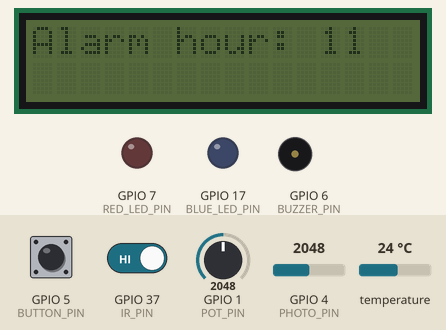
This sketch was run on a simulated ESP32-S3. Shown: 16×2 character LCD, output pins drawn as LEDs (lit = HIGH), buzzer (waves = sounding, pin HIGH). Wiring (inferred from the names in the program): IR receiver: data GPIO 37. The test bench sets the inputs (shaded band); at power-on: GPIO 4 (PHOTO_PIN) = 2048, GPIO 5 (BUTTON_PIN) HIGH, GPIO 1 (POT_PIN) = 2048, GPIO 37 (IR_PIN) HIGH, temperature 24 °C. The local clock reads 2024-03-15 10:24:30 at power-on unless the sketch sets it.

Above: at 1.2 s.
1.3 s: GPIO 4 (PHOTO_PIN) set to 1311
2.8 s: GPIO 4 (PHOTO_PIN) set to 1220
At 3.2 s:
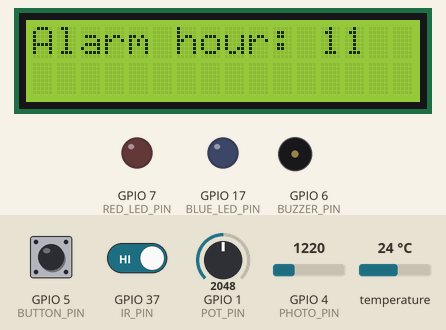
4.3 s: GPIO 5 (BUTTON_PIN) pulled LOW for 0.15 s
At 4.6 s:
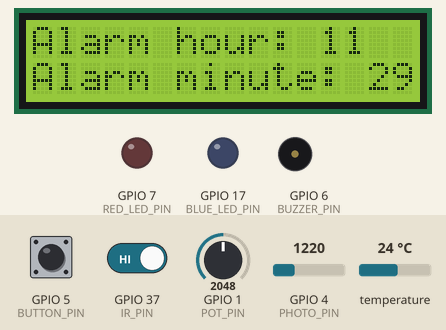
5.9 s: GPIO 5 (BUTTON_PIN) pulled LOW for 1 s
At 6.9 s:
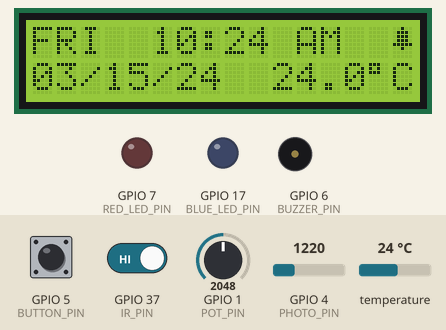
8.4 s: GPIO 5 (BUTTON_PIN) pulled LOW for 0.15 s
At 9.3 s:
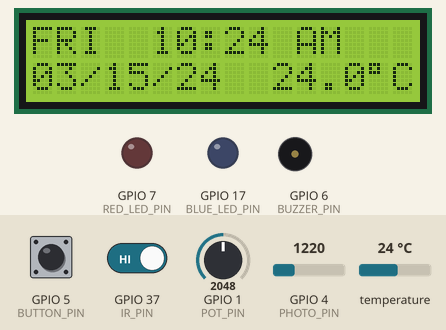
10.0 s: GPIO 4 (PHOTO_PIN) set to 1320
At 11.0 s:
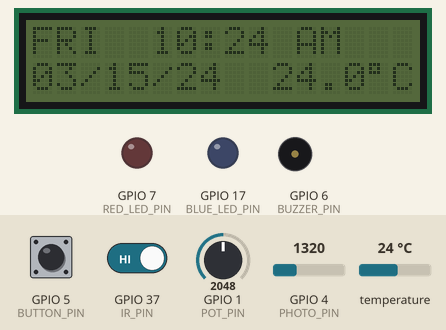
Timing chart, 0 to 13.0 s (numbered marks = the images above; inputs shaded):
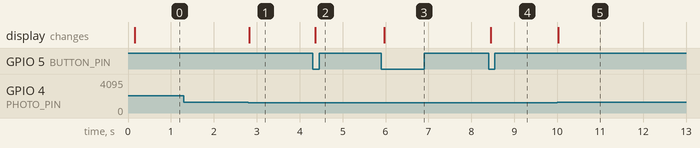

Measured:
- the behaviour switches between 1280 and 1279 on GPIO 4 (PHOTO_PIN) (found by bisection; images 0 and 1)
- after the input at 1.3 s, every drawn part: stays the same
- after the input at 2.8 s, the display: changes at once (image 1)
- after the input at 4.3 s, the display: changes after 0.07 s (image 2)
- after the input at 5.9 s, the display: changes after 0.06 s (image 3)
- after the input at 8.4 s, the display: changes after 0.05 s (image 4)
- after the input at 10.0 s, the display: changes at once (image 5)

The sketch:

Final_Project.ino
```cpp
/**
 * @file Final_Project.ino
 * @author Yehoshua Luna & Carter Lee
 * @date 2025-11-27
 * @brief Digital alarm clock project using RTC module, LCD module, IR remote, LEDs, button, and photoresistor.
 *
 * @version 4.0
 * @details
 * ### Update History
 * - **2025-11-27** (Update 4): Yehoshua wrapped up final code
 * - **2025-11-26** (Update 3): Yehoshua finished base function code
 * - **2025-11-25** (Update 2): Yehoshua wrote task function drafts
 * - **2025-11-20** (Update 1): Skeleton code by Carter
 */


// =========================================== Includes ===========================================
#include <Arduino.h>
#include <Wire.h>
#include <RTClib.h>
#include <LiquidCrystal_I2C.h>
#include <freertos/FreeRTOS.h>
#include <freertos/task.h>
#include <freertos/timers.h>
#include <driver/timer.h>


// ============================================ Macros ============================================
// Pin definitions
/** @def POT_PIN
 * @brief Analog pin connected to the potentiometer for setting the alarm time. */
#define POT_PIN 1
/** @def PHOTO_PIN
 * @brief Analog pin connected to the photoresistor (LDR) for ambient light sensing. */
#define PHOTO_PIN 4
/** @def BUTTON_PIN
 * @brief Digital pin connected to the alarm toggle/snooze button. Configured with PULLUP. */
#define BUTTON_PIN 5
/** @def BUZZER_PIN
 * @brief Digital pin connected to the buzzer for the alarm sound. */
#define BUZZER_PIN 6
/** @def RED_LED_PIN
 * @brief Digital pin connected to the Red LED, used for alarm visual indication. */
#define RED_LED_PIN 7
/** @def BLUE_LED_PIN
 * @brief Digital pin connected to the Blue LED, used for alarm visual indication. */
#define BLUE_LED_PIN 17

/** @def LCD_SCL
 * @brief I2C SCL pin for the LCD module. */
#define LCD_SCL 13
/** @def LCD_SDA
 * @brief I2C SDA pin for the LCD module. */
#define LCD_SDA 14
/** @def RTC_SCL
 * @brief I2C SCL pin for the RTC module (on bus 1). */
#define RTC_SCL 35
/** @def RTC_SDA
 * @brief I2C SDA pin for the RTC module (on bus 1). */
#define RTC_SDA 36

/** @def IR_PIN
 * @brief Digital pin connected to the IR receiver module. */
#define IR_PIN 37

// Configuration
/** @def IR_THRESH
 * @brief IR pulse number threshold to register an input from the remote/receiver. */
#define IR_THRESH 8
/** @def POT_THRESH
 * @brief Threshold value for detecting a significant change in potentiometer reading (used for alarm setting mode transition). */
#define POT_THRESH 500
/** @def IR_DEBOUNCE_MS
 * @brief Debounce time in milliseconds for the IR remote input, preventing rapid accidental triggers. */
#define IR_DEBOUNCE_MS 250
/** @def BACKLIGHT_THRESH
 * @brief Analog reading threshold from the photoresistor to determine if the LCD backlight should be turned off (high light) or on (low light). */
#define BACKLIGHT_THRESH 1280
/** @def BUTTON_DEBOUNCE_US
 * @brief Debounce time in microseconds for the button interrupt, preventing spurious triggers. */
#define BUTTON_DEBOUNCE_US 200000

/** @def IR_INTERVAL_MS
 * @brief Task delay in milliseconds for the IR task (approx 64Hz loop rate). */
#define IR_INTERVAL_MS 16
/** @def RTC_INTERVAL_MS
 * @brief Task delay in milliseconds for the RTC task (approx 32Hz loop rate). */
#define RTC_INTERVAL_MS 32
/** @def LCD_INTERVAL_MS
 * @brief Task delay in milliseconds for the LCD update task (approx 50Hz loop rate). */
#define LCD_INTERVAL_MS 20
/** @def ALARM_INTERVAL_MS
 * @brief Interrupt timer interval in milliseconds for the alarm LED flashing pattern (2Hz toggle rate). */
#define ALARM_INTERVAL_MS 500
/** @def PHOTO_POT_INTERVAL_MS
 * @brief Task delay in milliseconds for the photoresistor and potentiometer reading task (approx 20Hz loop rate). */
#define PHOTO_POT_INTERVAL_MS 50


// ========================================= Object Setup =========================================
/** @brief Separate I2C bus object for the RTC module. */
TwoWire RTC_I2C_BUS = TwoWire(1);
/** @brief LiquidCrystal_I2C object for controlling the 16x2 LCD display. */
LiquidCrystal_I2C lcd(0x27, 16, 2);
/** @brief RTC_DS3231 object for interacting with the DS3231 Real-Time Clock module. */
RTC_DS3231 rtc;


// =========================================== Handles ============================================
/** @brief Queue handle for transmitting potentiometer readings (uint16_t) to the LCD task. */
QueueHandle_t xPotQueue;
/** @brief Queue handle for transmitting photoresistor readings (uint16_t) to the LCD task. */
QueueHandle_t xPhotoQueue;
/** @brief Queue handle for transmitting the newly set alarm time (DateTime) from the LCD task to the RTC task. */
QueueHandle_t xAlarmQueue;

/** @brief Task handle for the Real-Time Clock management task. */
TaskHandle_t xTaskRTC;
/** @brief Task handle for the Liquid Crystal Display update and alarm setting task. */
TaskHandle_t xTaskLCD;
/** @brief Task handle for the Infrared remote receiver handling task. */
TaskHandle_t xTaskIR;

/** @brief Mutex to protect access to the \ref alarmEnabled global variable. */
SemaphoreHandle_t xEnabledMutex;
/** @brief Mutex to protect access to the \ref currentTime and \ref currentTemp global variables. */
SemaphoreHandle_t xTimeTempMutex;

/** @brief Hardware timer handle used for button debounce timing. */
hw_timer_t *xDebounceTimer = NULL;
/** @brief Hardware timer handle used to trigger the alarm flashing pattern. */
hw_timer_t *xAlarmTimer = NULL;


// ======================================= Global Variables =======================================
/** @brief Global variable storing the current time and date fetched from the RTC module.
 * Protected by \ref xTimeTempMutex. */
DateTime currentTime = DateTime((uint32_t)0);
/** @brief Volatile variable storing the last time the button was registered as pressed/released, used for hardware interrupt debouncing. */
volatile uint64_t lastDebounceTime = 0;
/** @brief Global variable storing the current temperature reading from the RTC module in degrees Celsius.
 * Protected by \ref xTimeTempMutex. */
float currentTemp = 0.0;
/** @brief Flag indicating whether the alarm is currently enabled (`true`) or disabled (`false`).
 * Protected by \ref xEnabledMutex. */
bool alarmEnabled = false;

/** @brief Custom character array for the LCD display, representing a small bell icon to indicate the alarm is enabled. */
uint8_t bell[8] = {
  0x04,  //   *
  0x0E,  //  ***
  0x0E,  //  ***
  0x0E,  //  ***
  0x1F,  // *****
  0x04,  //   *
  0x00,  //
  0x00   //
};


// ========================================== Interrupts ==========================================
/**
 * @brief Interrupt Service Routine (ISR) triggered by a change on the button pin (\ref BUTTON_PIN).
 *
 * This ISR implements debouncing logic using a hardware timer. If the button state change is stable,
 * it notifies the \ref xTaskLCD to handle the alarm enable/disable toggle or mode change.
 */
void IRAM_ATTR buttonInterrupt() {
  bool buttonState = gpio_get_level((gpio_num_t)BUTTON_PIN);
  uint64_t debounceTime = timerRead(xDebounceTimer);

  if (debounceTime - lastDebounceTime > BUTTON_DEBOUNCE_US) {
    lastDebounceTime = debounceTime;

    if (buttonState == LOW) {
      vTaskNotifyGiveFromISR(xTaskLCD, NULL);
    }
  }
}

/**
 * @brief Interrupt Service Routine (ISR) triggered by a falling edge on the IR receiver pin (\ref IR_PIN).
 *
 * This ISR notifies the \ref xTaskIR to process the IR signal.
 */
void IRAM_ATTR remoteInterrupt() {
  vTaskNotifyGiveFromISR(xTaskIR, NULL);
}

/**
 * @brief Interrupt Service Routine (ISR) triggered by the hardware alarm timer (\ref xAlarmTimer).
 *
 * This ISR toggles the LED alarm flashing pattern.
 */
void IRAM_ATTR alarmInterrupt() {
  gpio_set_level((gpio_num_t)RED_LED_PIN, !gpio_get_level((gpio_num_t)RED_LED_PIN));    // Toggles red LED
  gpio_set_level((gpio_num_t)BLUE_LED_PIN, !gpio_get_level((gpio_num_t)BLUE_LED_PIN));  // Toggles blue LED
}


// ======================================== Task Functions ========================================
/**
 * @brief FreeRTOS Task for managing the Liquid Crystal Display (LCD) and handling alarm setting logic.
 *
 * This task is responsible for:
 * 1. Reading ambient light from \ref xPhotoQueue to control the LCD backlight.
 * 2. Displaying the current time and temperature.
 * 3. Toggling the alarm state based on button input.
 * 4. Transitioning to alarm setting modes (hour and minute) based on potentiometer movement.
 * 5. Reading potentiometer input to set the alarm hour and minute, and sending the new time via \ref xAlarmQueue.
 *
 * @param pvParameters Not used.
 */
void vTaskLCD(void *pvParameters) {
  const char *days[] = { "SUN", "MON", "TUE", "WED", "THU", "FRI", "SAT" };
  char upperDisplayBuffer[32];  // DAY  HH:MM AM
  char lowerDisplayBuffer[32];  // MM/DD/YY TT.T*C
  const char *ampm;

  typedef enum {
    STATE_TIME,       // Normal time display mode
    STATE_SET_HOUR,   // Alarm hour-setting mode
    STATE_SET_MINUTE  // Alarm minute-setting mode
  } ClockState;

  ClockState currentState = STATE_TIME;

  DateTime lastTime = DateTime((uint32_t)0);
  DateTime alarmTime = DateTime((uint32_t)0);
  float lastTemp = 0.0;

  uint16_t potReading = 0;
  uint16_t photoReading = 0;
  uint16_t lastPotReading = 0;

  uint8_t hourMap = 0;
  uint8_t minuteMap = 0;
  uint8_t lastHourMap = 0;
  uint8_t lastMinuteMap = 0;

  bool backlight = true;
  bool updateLCD = true;

  lcd.createChar(0, bell);  // Creates bell character
  lcd.backlight();          // Starts with backlight on

  while (true) {
    xQueueReceive(xPhotoQueue, &photoReading, 0);  // Fetches most recent light reading

    // Checks for backlight updates
    if (photoReading < BACKLIGHT_THRESH) {
      if (backlight == false) {
        lcd.backlight();
        backlight = true;
      }
    } else {
      if (backlight == true) {
        lcd.noBacklight();
        backlight = false;
      }
    }

    switch (currentState) {
      case STATE_TIME:
        // Fetches most recent potentiometer readings
        if (xQueueReceive(xPotQueue, &potReading, 0)) {
          // Checks if potentiometer was moved
          if (abs(potReading - lastPotReading) > POT_THRESH) {
            currentState = STATE_SET_HOUR;  // Moves to next state
          }
        }

        // Checks for new button notifications
        if (ulTaskNotifyTake(pdTRUE, 0)) {
          if (xSemaphoreTake(xEnabledMutex, portMAX_DELAY)) {
            alarmEnabled = !alarmEnabled;   // Toggles alarm state
            xSemaphoreGive(xEnabledMutex);  // Gives back mutex
          }

          xTaskNotifyGive(xTaskRTC);  // Notify to toggle alarm state
          updateLCD = true;           // Updates LCD flag
        }

        // Checks for time updates
        if (xSemaphoreTake(xTimeTempMutex, portMAX_DELAY)) {
          if (lastTime.minute() != currentTime.minute() || lastTemp != currentTemp) {
            // Updates time and temperature
            lastTime = currentTime;
            lastTemp = currentTemp;
            updateLCD = true;  // Updates LCD flag
          }

          xSemaphoreGive(xTimeTempMutex);  // Gives back mutex
        }

        // Checks for LCD updates
        if (updateLCD) {
          // Determines whether AM or PM
          if (lastTime.isPM()) {
            ampm = "PM";
          } else {
            ampm = "AM";
          }

          sprintf(upperDisplayBuffer, "%s  %02d:%02d %s", days[lastTime.dayOfTheWeek()], lastTime.twelveHour(), lastTime.minute(), ampm);         // Formats time
          sprintf(lowerDisplayBuffer, "%02d/%02d/%02d  %2.1f%cC", lastTime.month(), lastTime.day(), lastTime.year() % 100, lastTemp, (char)223);  // Formats date/temp

          lcd.clear();
          lcd.print(upperDisplayBuffer);

          if (xSemaphoreTake(xEnabledMutex, portMAX_DELAY)) {
            if (alarmEnabled) {
              lcd.setCursor(15, 0);
              lcd.write(0);  // Prints bell
            }

            xSemaphoreGive(xEnabledMutex);  // Gives back mutex
          }

          lcd.setCursor(0, 1);
          lcd.print(lowerDisplayBuffer);
          updateLCD = false;
        }
        break;

      case STATE_SET_HOUR:
        // Checks for new button notifications
        if (ulTaskNotifyTake(pdTRUE, 0)) {
          currentState = STATE_SET_MINUTE;  // Moves to next state
        }

        // Grabs new poteniometer reading once ready
        if (xQueueReceive(xPotQueue, &lastPotReading, 0)) {
          hourMap = map(lastPotReading, 0, 4095, 0, 23);  // Maps reading to hour
        }

        // Checks if mapped value changed
        if (hourMap != lastHourMap) {
          lastHourMap = hourMap;
          lcd.clear();
          lcd.print("Alarm hour: ");
          lcd.print(hourMap);
        }
        break;

      case STATE_SET_MINUTE:
        // Checks for new button notifications
        if (ulTaskNotifyTake(pdTRUE, 0)) {
          if (xSemaphoreTake(xEnabledMutex, portMAX_DELAY)) {
            alarmEnabled = true;            // Marks alarm as enabled upon receiving mutex
            xSemaphoreGive(xEnabledMutex);  // Gives back mutex
          }

          alarmTime = DateTime(0, 0, 0, lastHourMap, lastMinuteMap, 0);  // Sets alarm time
          xQueueSend(xAlarmQueue, &alarmTime, portMAX_DELAY);            // Sends new alarm time
          currentState = STATE_TIME;
          updateLCD = true;
        }

        // Grabs new poteniometer reading once ready
        if (xQueueReceive(xPotQueue, &lastPotReading, 0)) {
          minuteMap = map(lastPotReading, 0, 4095, 0, 59);  // Maps reading to minute
        }

        // Checks if mapped value changed
        if (minuteMap != lastMinuteMap) {
          lastMinuteMap = minuteMap;
          lcd.setCursor(0, 1);
          lcd.print("Alarm minute: ");
          lcd.print(minuteMap);
          lcd.print(" ");
        }
        break;
    }

    vTaskDelay(pdMS_TO_TICKS(LCD_INTERVAL_MS));
  }
}

/**
 * @brief FreeRTOS Task for managing the Real-Time Clock (RTC) module.
 *
 * This task is responsible for:
 * 1. Periodically reading the current time and temperature from the RTC and updating \ref currentTime and \ref currentTemp (protected by \ref xTimeTempMutex).
 * 2. Receiving new alarm times from \ref xAlarmQueue and configuring the RTC alarm.
 * 3. Handling notifications from \ref xTaskLCD to enable/disable the RTC alarm setting.
 * 4. Checking if the RTC alarm has fired and starting/stopping the physical alarm (buzzer and LED timers).
 *
 * @param pvParameters Not used.
 */
void vTaskRTC(void *pvParameters) {
  DateTime alarmTime;         // Holds alarm set time
  bool alarmStarted = false;  // Tracks whether alarm has started

  rtc.disableAlarm(1);  // Disables any past alarm
  rtc.clearAlarm(1);    // Clears any past alarm flag

  while (true) {
    // Waits for time and temperature semaphore to be available
    if (xSemaphoreTake(xTimeTempMutex, portMAX_DELAY)) {
      // Fetches and stores current time and temperature
      currentTime = rtc.now();
      currentTemp = rtc.getTemperature();

      xSemaphoreGive(xTimeTempMutex);  // Gives mutex back
    }

    // Updates alarm time if queue has new data
    if (xQueueReceive(xAlarmQueue, &alarmTime, 0)) {
      rtc.clearAlarm(1);                         // Clears alarm flag
      rtc.setAlarm1(alarmTime, DS3231_A1_Hour);  // Sets new alarm time
    }

    // Toggles alarm if notification given
    if (ulTaskNotifyTake(pdTRUE, 0)) {
      if (xSemaphoreTake(xEnabledMutex, portMAX_DELAY)) {
        if (alarmEnabled) {
          rtc.setAlarm1(alarmTime, DS3231_A1_Hour);  // Sets alarm
        } else {
          rtc.setAlarm1(DateTime((uint32_t)0), DS3231_A1_Date);  // Dummy alarm time
          rtc.clearAlarm(1);                                     // Clears alarm flag
        }

        xSemaphoreGive(xEnabledMutex);  // Gives back mutex
      }
    }

    // Manages alarm indicators
    if (rtc.alarmFired(1)) {
      if (!alarmStarted) {
        // Starts buzzer and LEDs
        analogWrite(BUZZER_PIN, 128);
        digitalWrite(RED_LED_PIN, HIGH);
        digitalWrite(BLUE_LED_PIN, HIGH);

        timerRestart(xAlarmTimer);  // Resets timer counter
        timerStart(xAlarmTimer);    // Starts pattern timer
        alarmStarted = true;        // Updates flag
      }
    } else {
      if (alarmStarted) {
        alarmStarted = false;    // Updates flag
        timerStop(xAlarmTimer);  // Stops pattern timer

        // Turns off buzzer and LEDs
        analogWrite(BUZZER_PIN, 0);
        digitalWrite(RED_LED_PIN, LOW);
        digitalWrite(BLUE_LED_PIN, LOW);
      }
    }

    vTaskDelay(pdMS_TO_TICKS(RTC_INTERVAL_MS));
  }
}

/**
 * @brief FreeRTOS Task to handle the Infrared (IR) remote input.
 *
 * This task processes notifications from the \ref remoteInterrupt and implements an IR
 * debouncing mechanism. If a valid IR pulse count is detected (indicating a remote button press),
 * it sends a notification to \ref xTaskLCD, simulating a button press (e.g., for snooze/confirm).
 *
 * @param pvParameters Not used.
 */
void vTaskIR(void *pvParameters) {
  uint32_t pulseCountIR = 0;

  while (true) {
    pulseCountIR = ulTaskNotifyTake(pdTRUE, 0);

    if (pulseCountIR > IR_THRESH) {
      xTaskNotifyGive(xTaskLCD);
      vTaskDelay(pdMS_TO_TICKS(IR_DEBOUNCE_MS));
      ulTaskNotifyTake(pdTRUE, 0);
    }

    vTaskDelay(IR_INTERVAL_MS);
  }
}

/**
 * @brief FreeRTOS Task for reading the Photoreistor (LDR) and Potentiometer (POT) analog values.
 *
 * This task reads the analog inputs from \ref POT_PIN and \ref PHOTO_PIN and sends the values
 * to their respective queues (\ref xPotQueue, \ref xPhotoQueue) for other tasks to use.
 *
 * @param pvParameters Not used.
 */
void vTaskPhotoPot(void *pvParameters) {
  uint16_t potReading = 0;
  uint16_t photoReading = 0;

  while (true) {
    potReading = analogRead(POT_PIN);
    photoReading = analogRead(PHOTO_PIN);

    xQueueSend(xPotQueue, &potReading, portMAX_DELAY);
    xQueueSend(xPhotoQueue, &photoReading, portMAX_DELAY);

    vTaskDelay(pdMS_TO_TICKS(PHOTO_POT_INTERVAL_MS));
  }
}


// ============================================ Setup =============================================
/**
 * @brief System initialization function.
 *
 * Initializes serial communication, I2C buses for LCD and RTC, configures all peripheral pins,
 * initializes the LCD and RTC modules, creates FreeRTOS synchronization primitives (queues, mutexes),
 * creates all FreeRTOS tasks, and attaches hardware interrupts.
 */
void setup() {
  Serial.begin(115200);                 // Opens serial connection
  Wire.begin(LCD_SDA, LCD_SCL);         // Initializes LCD I2C bus, which is just global Wire bus
  RTC_I2C_BUS.begin(RTC_SDA, RTC_SCL);  // Initializes separate RTC I2C bus

  // Initializes other peripheral pins
  pinMode(IR_PIN, INPUT);
  pinMode(POT_PIN, INPUT);
  pinMode(BUTTON_PIN, INPUT_PULLUP);
  pinMode(BUZZER_PIN, OUTPUT);
  pinMode(RED_LED_PIN, OUTPUT);
  pinMode(BLUE_LED_PIN, OUTPUT);

  lcd.init();               // Initializes LCD module
  rtc.begin(&RTC_I2C_BUS);  // Initializes RTC module

  xDebounceTimer = timerBegin(1000000);  // Initializes debounce hardware timer at 1MHz
  xAlarmTimer = timerBegin(1000);        // Initializes alarm hardware timer at 1kHz

  // Creates semaphores
  xEnabledMutex = xSemaphoreCreateMutex();
  xTimeTempMutex = xSemaphoreCreateMutex();

  // Creates queues
  xPotQueue = xQueueCreate(5, sizeof(uint16_t));
  xPhotoQueue = xQueueCreate(5, sizeof(uint16_t));
  xAlarmQueue = xQueueCreate(5, sizeof(DateTime));

  // Creates tasks
  xTaskCreatePinnedToCore(vTaskRTC, "TaskRTC", 4096, NULL, 5, &xTaskRTC, 1);
  xTaskCreatePinnedToCore(vTaskLCD, "TaskLCD", 4096, NULL, 2, &xTaskLCD, 0);
  xTaskCreatePinnedToCore(vTaskPhotoPot, "TaskPhotoPot", 2048, NULL, 4, NULL, 1);
  xTaskCreatePinnedToCore(vTaskIR, "TaskIR", 2048, NULL, 3, &xTaskIR, 0);

  // Attaches interupts
  attachInterrupt(digitalPinToInterrupt(BUTTON_PIN), buttonInterrupt, CHANGE);
  attachInterrupt(digitalPinToInterrupt(IR_PIN), remoteInterrupt, FALLING);
  timerAttachInterrupt(xAlarmTimer, &alarmInterrupt);
  timerAlarm(xAlarmTimer, ALARM_INTERVAL_MS, true, 0);  // Configures timer alarm settings
  timerStop(xAlarmTimer);                               // Initially stops the timer
}


// ============================================= Loop =============================================
/**
 * @brief The main Arduino loop function.
 *
 * This function is left blank because all control and scheduling is handled by FreeRTOS tasks.
 */
void loop(){};  // Blank because FreeRTOS handles all task scheduling
```
